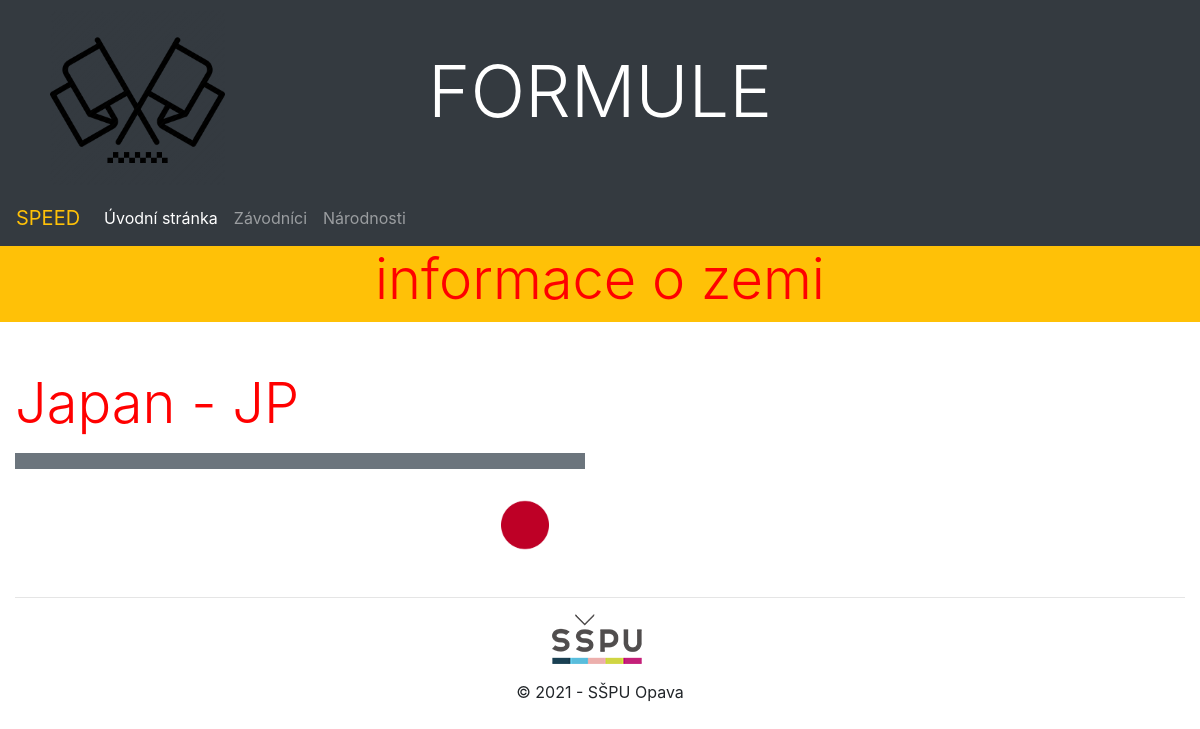
Screenshot of /formule/nations/1 with the database file from the repository.
### formule/models.py (models this page shows, shortened)
class Nationality(models.Model):
    nationality_name = models.CharField(max_length=20, verbose_name='Name')
    nationality_shortcut = models.CharField(max_length=3, verbose_name='Shortcut')
    photo = models.ImageField(upload_to = pic_nat, blank=True, null=True, verbose_name="Nationality flag")
    class Meta:
        ordering = ['nationality_name']

### formule/views.py (the view)
# urls.py: path('nations/<int:pk>', views.nationsDetailView.as_view(), name='nation_detail'),
class nationsDetailView(DetailView):
    model = Nationality
    context_object_name = 'nation_detail'
    template_name = "detail_nations.html"

### formule/templates/detail_nations.html (shortened to what this page needs)
{% extends "base.html" %}
{% block content %}
<div class="row mb-3">
    <div class="col-sm-12 bg-warning">
        <h2 class="display-4 text-center">informace o zemi</h2>
    </div>
</div>
<div class="row mt-5 mb-3">
    <div class="col-lg-6 mb-3">
        <h2 class="display-4 mb-3">{{ nation_detail.nationality_name }} - {{ nation_detail.nationality_shortcut}}</h2>
        <div class="bg-secondary text-light p-2 mb-3">
        </div>
        <div class="row">
            <div class="col-md-9">
            </div>
            <div class="col-md-3">
                {% if nation_detail.photo %}
                 <a href="{{ nation_detail.photo.url }}" data-gallery="gallery">
                    <img src="{{ nation_detail.photo.url }}" class="img-fluid" alt="Plakát k filmu">
                </a>
                {% endif %}
            </div>
        </div>
    </div>
</div>
{% endblock %}

### formule/static/css/styles.css (style rules this page uses)
h2 { color: red !important; }

### rows the page displays
Nationality: nationality_name "Japan", nationality_shortcut "JP", photo (picture)
